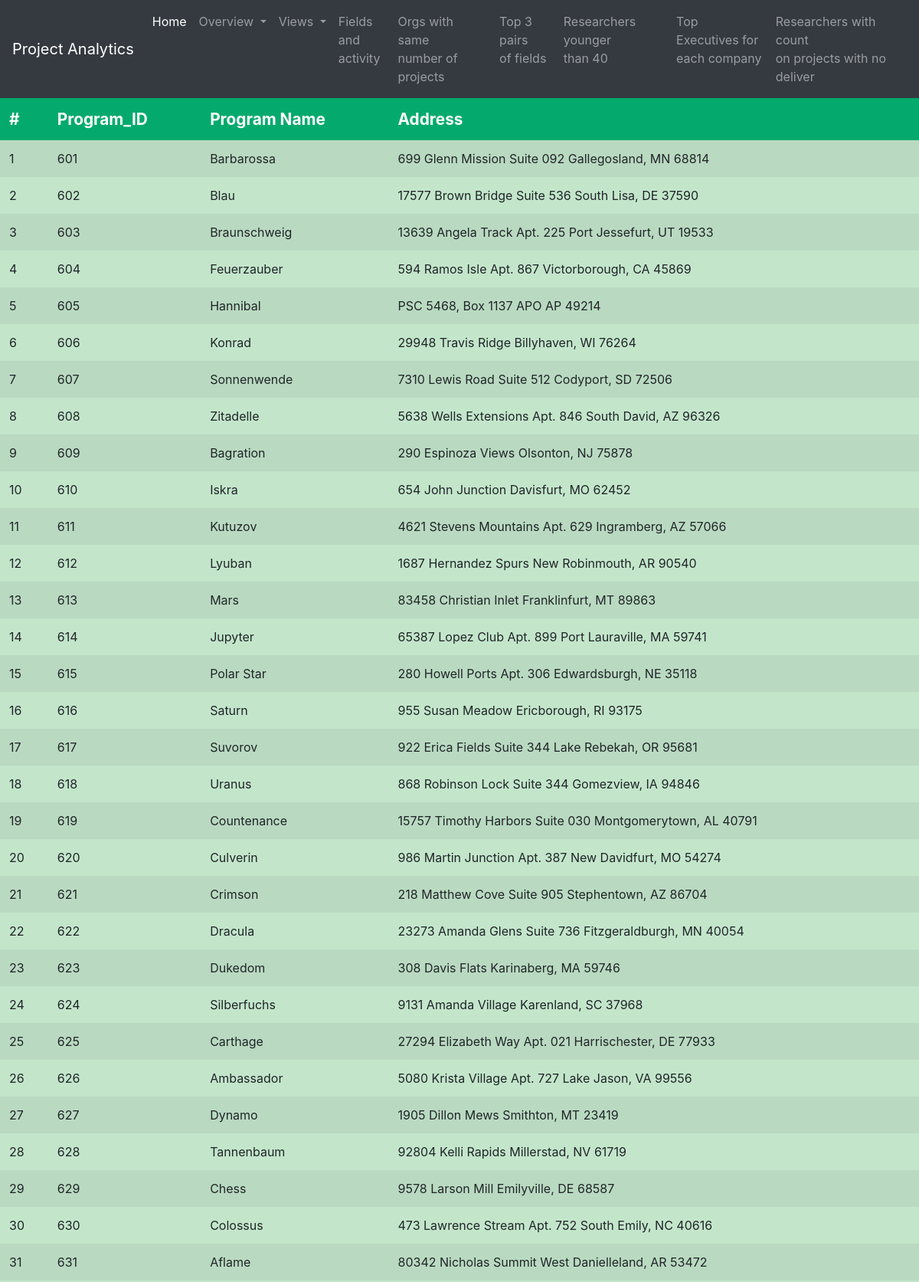
The app's page /frontend/prog_overview.php (upper part) with its own data.
### tables this page shows
CREATE TABLE IF NOT EXISTS `program` (
  `program_id` INT NOT NULL AUTO_INCREMENT,
  `prog_name` VARCHAR(40) NOT NULL,
  `address` VARCHAR(80) NOT NULL,
  PRIMARY KEY (`program_id`),
  UNIQUE INDEX `program_id_UNIQUE` (`program_id` ASC) VISIBLE);

### frontend/prog_overview.php (the view, shortened to what this page needs)
<!DOCTYPE html>
<html lang="en">
<head>
    <link rel="stylesheet" href="https://cdn.jsdelivr.net/npm/bootstrap@4.5.3/dist/css/bootstrap.min.css">
</head>
<body>
    <?php include('navbar.php'); ?>
    <table class="table table-hover table-success table-striped table-borderless">
        <thead>
            <tr>
                <th>#</th>
                <th>Program_ID</th>
                <th>Program Name</th>
                <th>Address</th>
            </tr>
        </thead>
        <?php
        $host = "127.0.0.1";
        $port = 3308;
        $socket = "";
        $user = "root";
        $password = "Account_attempt56!";
        $dbname = "mydb";
        $conn = new mysqli($host, $user, $password, $dbname, $port, $socket)
            or die('Could not connect to the database server' . mysqli_connect_error());
        $quer = 'SELECT * FROM program';
        $res = mysqli_query($conn, $quer);
        $num = 0;
        if (mysqli_num_rows($res) == 0) {
            echo "<h4>There are no programs</h4>";
        } else {
            while ($tuple = mysqli_fetch_assoc($res)) {
                $num++;
				echo "<tr>";
				echo "<td>" . $num . "</td>";
                echo "<td>" . $tuple['program_id'] . "</td>";
                echo "<td>" . $tuple['prog_name'] . "</td>";
                echo "<td>" . $tuple['address'] . "</td>";
                echo "</tr>";
            }
        }
        ?>
    </table>
</body>
</html>

### frontend/prog_overview.php (style rules this page uses)
thead th { font-size: 1.3em; background-color: #04AA6D; color: white; }

### records on screen
program: program_id "601", prog_name "Barbarossa", address "699 Glenn Mission Suite 092 Gallegosland, MN 68814"
program: program_id "602", prog_name "Blau", address "17577 Brown Bridge Suite 536 South Lisa, DE 37590"
program: program_id "603", prog_name "Braunschweig", address "13639 Angela Track Apt. 225 Port Jessefurt, UT 19533"
program: program_id "604", prog_name "Feuerzauber", address "594 Ramos Isle Apt. 867 Victorborough, CA 45869"
program: program_id "605", prog_name "Hannibal", address "PSC 5468, Box 1137 APO AP 49214"
program: program_id "606", prog_name "Konrad", address "29948 Travis Ridge Billyhaven, WI 76264"
program: program_id "607", prog_name "Sonnenwende", address "7310 Lewis Road Suite 512 Codyport, SD 72506"
program: program_id "608", prog_name "Zitadelle", address "5638 Wells Extensions Apt. 846 South David, AZ 96326"
program: program_id "609", prog_name "Bagration", address "290 Espinoza Views Olsonton, NJ 75878"
program: program_id "610", prog_name "Iskra", address "654 John Junction Davisfurt, MO 62452"
program: program_id "611", prog_name "Kutuzov", address "4621 Stevens Mountains Apt. 629 Ingramberg, AZ 57066"
program: program_id "612", prog_name "Lyuban", address "1687 Hernandez Spurs New Robinmouth, AR 90540"
program: program_id "613", prog_name "Mars", address "83458 Christian Inlet Franklinfurt, MT 89863"
program: program_id "614", prog_name "Jupyter", address "65387 Lopez Club Apt. 899 Port Lauraville, MA 59741"
program: program_id "615", prog_name "Polar Star", address "280 Howell Ports Apt. 306 Edwardsburgh, NE 35118"
program: program_id "616", prog_name "Saturn", address "955 Susan Meadow Ericborough, RI 93175"
program: program_id "617", prog_name "Suvorov", address "922 Erica Fields Suite 344 Lake Rebekah, OR 95681"
program: program_id "618", prog_name "Uranus", address "868 Robinson Lock Suite 344 Gomezview, IA 94846"
program: program_id "619", prog_name "Countenance", address "15757 Timothy Harbors Suite 030 Montgomerytown, AL 40791"
program: program_id "620", prog_name "Culverin", address "986 Martin Junction Apt. 387 New Davidfurt, MO 54274"
program: program_id "621", prog_name "Crimson", address "218 Matthew Cove Suite 905 Stephentown, AZ 86704"
program: program_id "622", prog_name "Dracula", address "23273 Amanda Glens Suite 736 Fitzgeraldburgh, MN 40054"
program: program_id "623", prog_name "Dukedom", address "308 Davis Flats Karinaberg, MA 59746"
program: program_id "624", prog_name "Silberfuchs", address "9131 Amanda Village Karenland, SC 37968"
program: program_id "625", prog_name "Carthage", address "27294 Elizabeth Way Apt. 021 Harrischester, DE 77933"
program: program_id "626", prog_name "Ambassador", address "5080 Krista Village Apt. 727 Lake Jason, VA 99556"
program: program_id "627", prog_name "Dynamo", address "1905 Dillon Mews Smithton, MT 23419"
program: program_id "628", prog_name "Tannenbaum", address "92804 Kelli Rapids Millerstad, NV 61719"
program: program_id "629", prog_name "Chess", address "9578 Larson Mill Emilyville, DE 68587"
program: program_id "630", prog_name "Colossus", address "473 Lawrence Stream Apt. 752 South Emily, NC 40616"
program: program_id "631", prog_name "Aflame", address "80342 Nicholas Summit West Danielleland, AR 53472"
